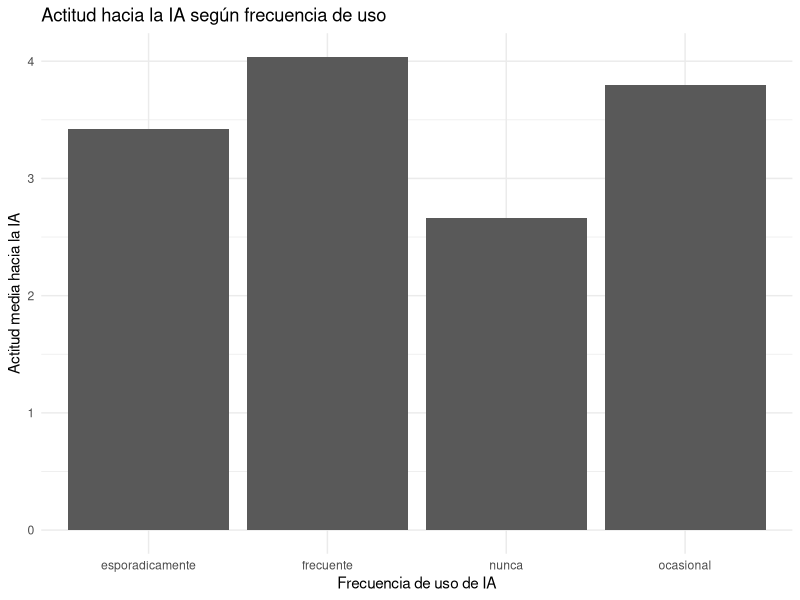
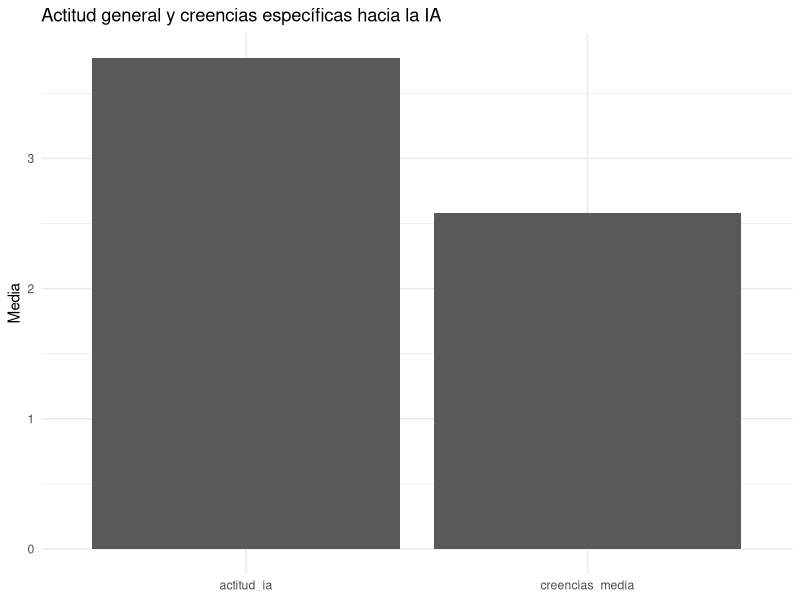
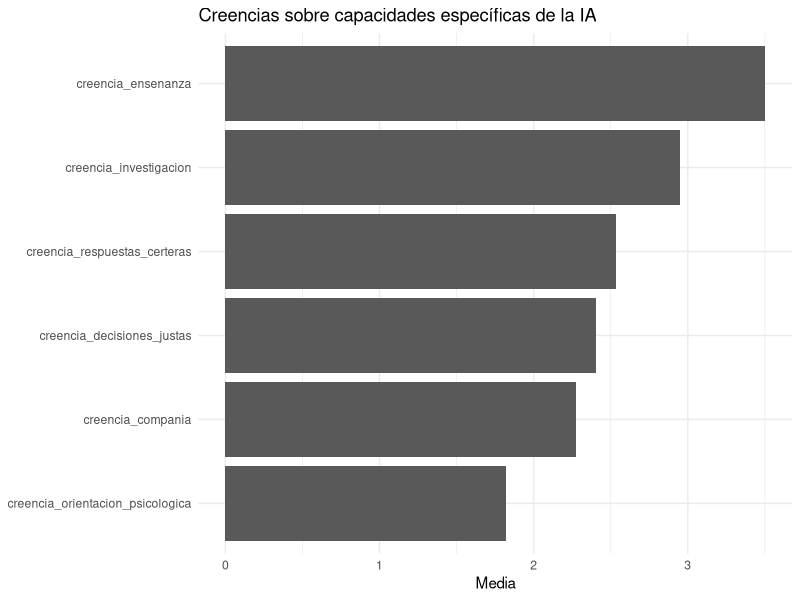

Write the R code that produced these figures, in order.
## ---- chunk 1
library(tidyverse)

encuesta_ia <- read_csv("data/encuesta_ia_subset.csv") %>%
  mutate(
    actitud_ia = rowMeans(
      pick(
        actitud_positiva,
        actitud_trabajo_estudio,
        actitud_vida_cotidiana,
        actitud_aprender_ia
      ),
      na.rm = TRUE
    ),
    creencias_media = rowMeans(
      pick(
        creencia_decisiones_justas,
        creencia_respuestas_certeras,
        creencia_orientacion_psicologica,
        creencia_compania,
        creencia_investigacion,
        creencia_ensenanza
      ),
      na.rm = TRUE
    ),
    brecha_actitud_creencias = actitud_ia - creencias_media
  )
## ---- chunk 2
encuesta_ia %>%
  summarise(
    casos = n(),
    edad_media = mean(edad),
    actitud_media = mean(actitud_ia),
    creencias_media = mean(creencias_media),
    brecha_media = mean(brecha_actitud_creencias)
  )
## ---- chunk 3
tabla_frecuencia <- encuesta_ia %>%
  group_by(frecuencia_uso_ia) %>%
  summarise(
    n = n(),
    actitud_media = mean(actitud_ia),
    creencias_media = mean(creencias_media),
    brecha_media = mean(brecha_actitud_creencias)
  )

tabla_frecuencia
## ---- chunk 4
tabla_frecuencia %>%
  ggplot(aes(x = frecuencia_uso_ia, y = actitud_media)) +
  geom_col() +
  labs(
    x = "Frecuencia de uso de IA",
    y = "Actitud media hacia la IA",
    title = "Actitud hacia la IA según frecuencia de uso"
  ) +
  theme_minimal()
## ---- chunk 5
tabla_comparacion <- encuesta_ia %>%
  summarise(
    actitud_ia = mean(actitud_ia),
    creencias_media = mean(creencias_media)
  ) %>%
  pivot_longer(
    cols = everything(),
    names_to = "variable",
    values_to = "media"
  )

tabla_comparacion
## ---- chunk 6
tabla_comparacion %>%
  ggplot(aes(x = variable, y = media)) +
  geom_col() +
  labs(
    x = NULL,
    y = "Media",
    title = "Actitud general y creencias específicas hacia la IA"
  ) +
  theme_minimal()
## ---- chunk 7
creencias_largo <- encuesta_ia %>%
  select(starts_with("creencia_")) %>%
  pivot_longer(
    cols = everything(),
    names_to = "creencia",
    values_to = "valor"
  )

creencias_largo %>%
  group_by(creencia) %>%
  summarise(media = mean(valor)) %>%
  arrange(desc(media))
## ---- chunk 8
creencias_largo %>%
  group_by(creencia) %>%
  summarise(media = mean(valor)) %>%
  ggplot(aes(x = reorder(creencia, media), y = media)) +
  geom_col() +
  coord_flip() +
  labs(
    x = NULL,
    y = "Media",
    title = "Creencias sobre capacidades específicas de la IA"
  ) +
  theme_minimal()
